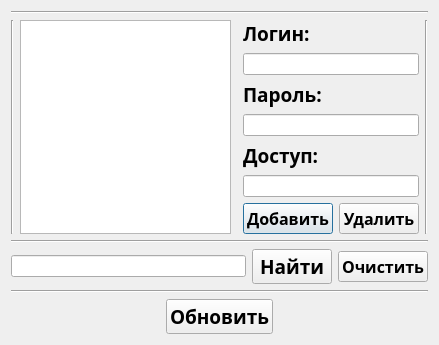
<?xml version="1.0" encoding="UTF-8"?>
<ui version="4.0">
 <class>Adminwin</class>
 <widget class="QDialog" name="Adminwin">
  <property name="geometry">
   <rect>
    <x>0</x>
    <y>0</y>
    <width>439</width>
    <height>325</height>
   </rect>
  </property>
  <property name="windowTitle">
   <string>Adminwin</string>
  </property>
  <layout class="QGridLayout" name="gridLayout_7">
   <item row="0" column="0">
    <layout class="QVBoxLayout" name="verticalLayout_6">
     <item>
      <widget class="Line" name="line">
       <property name="orientation">
        <enum>Qt::Horizontal</enum>
       </property>
      </widget>
     </item>
     <item>
      <layout class="QHBoxLayout" name="horizontalLayout_3">
       <item>
        <widget class="Line" name="line_3">
         <property name="orientation">
          <enum>Qt::Vertical</enum>
         </property>
        </widget>
       </item>
       <item>
        <widget class="QTableView" name="tableView"/>
       </item>
       <item>
        <widget class="Line" name="line_4">
         <property name="orientation">
          <enum>Qt::Horizontal</enum>
         </property>
        </widget>
       </item>
       <item>
        <layout class="QVBoxLayout" name="verticalLayout_4">
         <item>
          <layout class="QVBoxLayout" name="verticalLayout">
           <item>
            <spacer name="verticalSpacer">
             <property name="orientation">
              <enum>Qt::Vertical</enum>
             </property>
             <property name="sizeHint" stdset="0">
              <size>
               <width>20</width>
               <height>40</height>
              </size>
             </property>
            </spacer>
           </item>
           <item>
            <widget class="QLabel" name="label">
             <property name="font">
              <font>
               <family>Sitka Banner</family>
               <pointsize>14</pointsize>
               <weight>75</weight>
               <bold>true</bold>
              </font>
             </property>
             <property name="text">
              <string>Логин:</string>
             </property>
            </widget>
           </item>
           <item>
            <widget class="QLineEdit" name="lineEdit_login"/>
           </item>
          </layout>
         </item>
         <item>
          <layout class="QVBoxLayout" name="verticalLayout_2">
           <item>
            <widget class="QLabel" name="label_2">
             <property name="font">
              <font>
               <family>Sitka Banner</family>
               <pointsize>14</pointsize>
               <weight>75</weight>
               <bold>true</bold>
              </font>
             </property>
             <property name="text">
              <string>Пароль:</string>
             </property>
            </widget>
           </item>
           <item>
            <widget class="QLineEdit" name="lineEdit_password"/>
           </item>
          </layout>
         </item>
         <item>
          <layout class="QVBoxLayout" name="verticalLayout_3">
           <item>
            <widget class="QLabel" name="label_3">
             <property name="font">
              <font>
               <family>Sitka Banner</family>
               <pointsize>14</pointsize>
               <weight>75</weight>
               <bold>true</bold>
              </font>
             </property>
             <property name="text">
              <string>Доступ:</string>
             </property>
            </widget>
           </item>
           <item>
            <widget class="QLineEdit" name="lineEdit_4"/>
           </item>
          </layout>
         </item>
         <item>
          <layout class="QHBoxLayout" name="horizontalLayout_2">
           <item>
            <widget class="QPushButton" name="pushButton_add">
             <property name="font">
              <font>
               <family>Sitka Banner</family>
               <pointsize>12</pointsize>
               <weight>75</weight>
               <bold>true</bold>
               <strikeout>false</strikeout>
              </font>
             </property>
             <property name="text">
              <string>Добавить</string>
             </property>
            </widget>
           </item>
           <item>
            <widget class="QPushButton" name="pushButton_delete">
             <property name="font">
              <font>
               <family>Sitka Banner</family>
               <pointsize>12</pointsize>
               <weight>75</weight>
               <bold>true</bold>
               <strikeout>false</strikeout>
              </font>
             </property>
             <property name="text">
              <string>Удалить</string>
             </property>
            </widget>
           </item>
          </layout>
         </item>
         <item>
          <spacer name="verticalSpacer_2">
           <property name="orientation">
            <enum>Qt::Vertical</enum>
           </property>
           <property name="sizeHint" stdset="0">
            <size>
             <width>20</width>
             <height>40</height>
            </size>
           </property>
          </spacer>
         </item>
        </layout>
       </item>
       <item>
        <widget class="Line" name="line_5">
         <property name="orientation">
          <enum>Qt::Vertical</enum>
         </property>
        </widget>
       </item>
      </layout>
     </item>
     <item>
      <widget class="Line" name="line_2">
       <property name="orientation">
        <enum>Qt::Horizontal</enum>
       </property>
      </widget>
     </item>
     <item>
      <layout class="QHBoxLayout" name="horizontalLayout">
       <item>
        <widget class="QLineEdit" name="lineEdit_find"/>
       </item>
       <item>
        <widget class="QPushButton" name="pushButton_find">
         <property name="font">
          <font>
           <family>Sitka Banner</family>
           <pointsize>14</pointsize>
           <weight>75</weight>
           <bold>true</bold>
          </font>
         </property>
         <property name="text">
          <string>Найти</string>
         </property>
        </widget>
       </item>
       <item>
        <widget class="QPushButton" name="pushButton_2">
         <property name="font">
          <font>
           <family>Sitka Banner</family>
           <pointsize>12</pointsize>
           <weight>75</weight>
           <bold>true</bold>
          </font>
         </property>
         <property name="text">
          <string>Очистить</string>
         </property>
        </widget>
       </item>
      </layout>
     </item>
     <item>
      <widget class="Line" name="line_6">
       <property name="orientation">
        <enum>Qt::Horizontal</enum>
       </property>
      </widget>
     </item>
     <item>
      <layout class="QHBoxLayout" name="horizontalLayout_4">
       <item>
        <spacer name="horizontalSpacer">
         <property name="orientation">
          <enum>Qt::Horizontal</enum>
         </property>
         <property name="sizeHint" stdset="0">
          <size>
           <width>40</width>
           <height>20</height>
          </size>
         </property>
        </spacer>
       </item>
       <item>
        <widget class="QPushButton" name="pushButton">
         <property name="font">
          <font>
           <family>Sitka Banner</family>
           <pointsize>14</pointsize>
           <weight>75</weight>
           <bold>true</bold>
          </font>
         </property>
         <property name="text">
          <string>Обновить</string>
         </property>
        </widget>
       </item>
       <item>
        <spacer name="horizontalSpacer_2">
         <property name="orientation">
          <enum>Qt::Horizontal</enum>
         </property>
         <property name="sizeHint" stdset="0">
          <size>
           <width>40</width>
           <height>20</height>
          </size>
         </property>
        </spacer>
       </item>
      </layout>
     </item>
    </layout>
   </item>
  </layout>
 </widget>
 <layoutdefault spacing="6" margin="11"/>
 <resources/>
 <connections>
  <connection>
   <sender>pushButton</sender>
   <signal>clicked()</signal>
   <receiver>tableView</receiver>
   <slot>resizeRowsToContents()</slot>
   <hints>
    <hint type="sourcelabel">
     <x>219</x>
     <y>306</y>
    </hint>
    <hint type="destinationlabel">
     <x>142</x>
     <y>132</y>
    </hint>
   </hints>
  </connection>
 </connections>
</ui>
